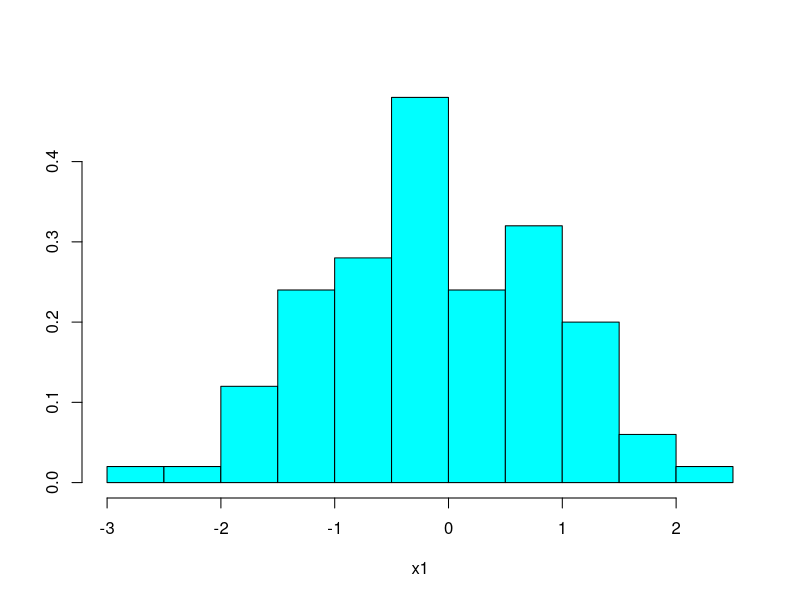
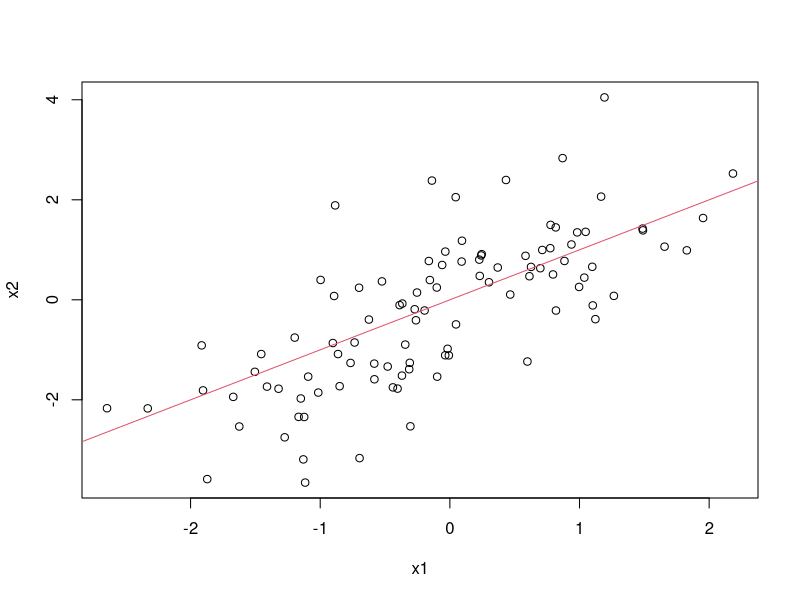

Source code (R) for these figures, in order:
## R_Demo_Simulation_Learning_Estimate_Mean.R
##########################################################################
## INSTRUCTOR: Christopher Fariss
## COURSE NAME: Advanced Computational Methods for Social Media and Textual Data (2F)
## University of Essex Summer School 2022
##
## Date: 2023-08-08
##
## Please e-mail me if you find any errors or have and suggestions (either email is fine)
## e-mail: cjf0006@gmail.com
## e-mail: cjfariss@umich.edu
##
##########################################################################
## Introduction to tutorial:
## Two websites that let you guess the correlation coefficient:
##
## http://guessthecorrelation.com/
## http://istics.net/Correlations/
##
## Check out this additional resources:
## https://tinystats.github.io/teacups-giraffes-and-statistics/04_variance.html
## https://tinystats.github.io/teacups-giraffes-and-statistics/05_correlation.html
##
##########################################################################
## Introduction to tutorial:
## For this R tutorial, we will learn:
##
## Variance: a measure of the squared distance from the mean value of a variable to all other values of the variable (strictly positive).
##
## Standard deviation: a measure of the distance from the mean value of a variable to all other values of the variable (strictly positive).
## 
## Covariance: a measure of the product of the distance from the mean values of two variables from each of the other values of the variable (strictly positive).
##
## Correlation: standardized measure of covariance that ranges between -1 and 1.
##
##
##
##########################################################################

## Use the normal distribution to simulate two variables 
sim_n <- 100
x1 <- rnorm(sim_n, 0, 1)

summary(x1)
#x1

library(MASS)
truehist(x1)

x2 <- 0 + 1*x1 + rnorm(sim_n, 0, 1)

## check the simulation visually
plot(x1, x2)
abline(a=0,b=1,col=2)


## calculate the variance and standard deviation of the first variable
var(x1) ## variance 
sqrt(var(x1)) ## standard deviation
sd(x1) ## standard deviation

## calculate the variance and standard deviation of the second variable
var(x2) ## variance
sqrt(var(x2)) ## standard deviation
sd(x2) ## standard deviation

## calculate the relationship between the variance of the two variables (covariance and correlation)
cov(x1, x2) ## covariance
cor(x1, x2) ## correlation


## calculate the distance from the mean
x1_distance <- x1 - mean(x1)
x2_distance <- x2 - mean(x2)

## calculate the squared distance
x1_squared_distance <- x1_distance^2
x2_squared_distance <- x2_distance^2

## summarize the squared distance
summary(x1_squared_distance)
summary(x2_squared_distance)

## calculate the variance of x1
variance_x1 <- sum(x1_squared_distance)/(sim_n - 1)
variance_x1

## calculate the variance of x1
var(x1)

## calculate the variance of x2
variance_x2 <- sum(x2_squared_distance)/(sim_n - 1)
variance_x2

## calculate the variance of x2
var(x2)


## multiply each distance variable, which is called the crossproduct
x1x2_distance_product <- x1_distance * x2_distance

summary(x1x2_distance_product)

covariance_x1x2 <- sum(x1x2_distance_product)/(sim_n - 1)
covariance_x1x2
cov(x1, x2)

## standardize the covariance by dividing by the product of the two standard deviations
covariance_x1x2/(sd(x1)*sd(x2))
cor(x1, x2)


##########################################################################
## the relationship between the simulated correlation estimated by several functions
##########################################################################

## define a function to transform a variable so that it has mean 0 and sd 1
standarize_function <- function(x){
  (x-mean(x))/sd(x)
}

summary(scale(x1))
summary(standarize_function(x1))

## test that all values returned from the two functions are equal
all(scale(x1)==standarize_function(x1))

## view the variance from the returned values of the two function
var(scale(x1))
var(standarize_function(x1))

## view the covariance of the two variables 
cov(x1,x2)

## view the correlation of the two variables 
cor(x1,x2)

## view the covariance of the standardized values of the two variables 
cov(scale(x1), scale(x2))

## test if the values of the standardized values of the two variables are equal to the correlation of the two variables
cor(x1,x2) == cov(scale(x1), scale(x2))


## use the linear model function lm() to calculate the correlation coefficient 
fit <- lm(x2 ~ x1)
summary(fit)

## print the r-squared value
summary(fit)$r.squared

summary(fit)[[8]]

## calculate the square root of the r-squared value from the bivariate regression which is the correlation coefficient
sqrt(summary(fit)$r.squared)

## test if the r-squared value from the bivariate regression which is the correlation coefficient
cor(x1,x2) == sqrt(summary(fit)$r.squared)

## standardize the x2 variable 
fit <- lm(scale(x2) ~ x1)
summary(fit)

## standardize the x2 variable and set the intercept to 0 (i.e., do not estimate the intercept, alpha, or b0)
fit <- lm(scale(x2) ~ -1 + x1)
summary(fit)

## standardize the x2 variable, the x1 variable, and set the intercept to 0
fit <- lm(scale(x2) ~ -1 + scale(x1))
summary(fit)

## notice that the correlation is the same as the regression coefficient from the summary() function above
cor(x1, x2)

## test 
summary(fit)$coefficients[1] == cor(x1, x2)

## the test above is false because of a round error
## use the round function to determine how many digits the test above is TRUE before becoming FALSE

## THIS IS JUST FOR FUN
significant_digit <- 0
test <- TRUE
repeat{
  test <- round(summary(fit)$coefficients[1], significant_digit) == round(cor(x1, x2), significant_digit)
  if(test==FALSE) break
  significant_digit <- significant_digit + 1
}
significant_digit

## double check
round(summary(fit)$coefficients[1], significant_digit-1) == round(cor(x1, x2), significant_digit-1)
round(summary(fit)$coefficients[1], significant_digit) == round(cor(x1, x2), significant_digit)

## so the correlations coefficient from the lm() function compared to the cor() function are equivalent to the 16th significant digit (i.e., 0.0000000000000000).

print(summary(fit)$coefficients[1], significant_digit-1)
print(cor(x1, x2), significant_digit-1)

## the difference between the two values is 0.0000000000000003
print(summary(fit)$coefficients[1], significant_digit)
print(cor(x1, x2), significant_digit)

## we can print out to 22 significant digits in R (note: that this number may be different depending on your computer)
significant_digit+6

print(summary(fit)$coefficients[1], significant_digit+6)
print(cor(x1, x2), significant_digit+6)

